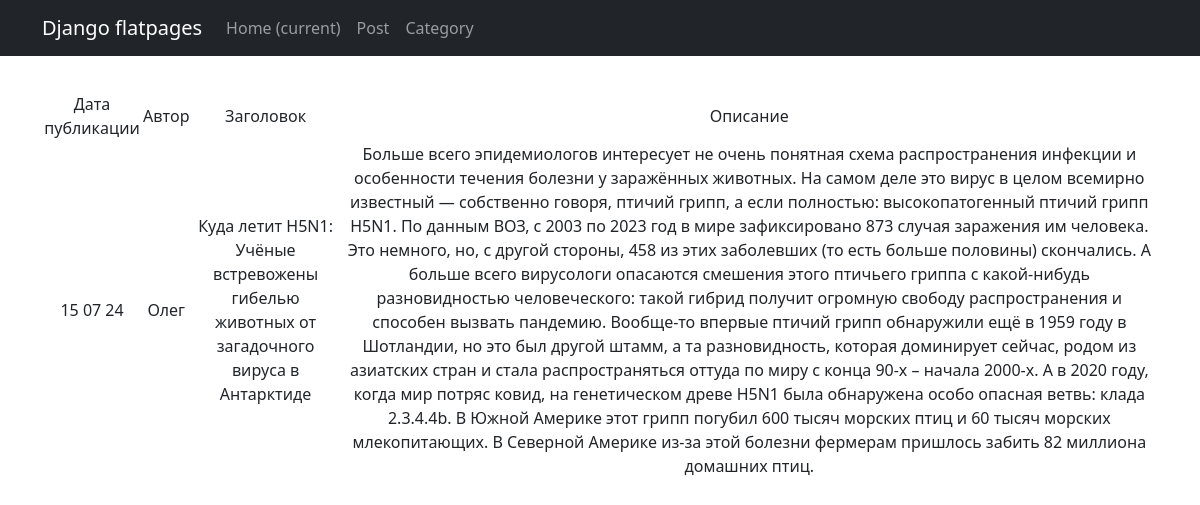
Screenshot of /news/8 with the database file from the repository.
### news/models.py (models this page shows, shortened)
class Post(models.Model):
    article = 'AR'
    news = 'NE'
    POST = [
        (news, 'Новости'),
        (article, 'Статья')
    ]
    author = models.ForeignKey(Author, on_delete=models.CASCADE, related_name='posts')
    field = models.CharField(max_length=2, choices=POST, default=news)
    time_in = models.DateTimeField(auto_now_add=True)
    category = models.ManyToManyField(Category, through='PostCategory')
    title = models.CharField(max_length=250)
    text = models.TextField()
    rating = models.IntegerField(default=0)

class Author(models.Model):
    user = models.OneToOneField(User, on_delete=models.CASCADE)
    rating = models.IntegerField(default=0)

### news/views.py (the view)
# urls.py: path('<int:pk>', PostDetail.as_view(), name='post_detail'),
class PostDetail(DetailView):
    model = Post
    template_name = 'posts.html'
    context_object_name = 'Post'

### news/templatetags/custom_filters.py (called while the page is built)
@register.filter()
def censor(value):
    for word in censor_list:
        value = value.replace(word[1:], '*' * len(word[1:]))
    return value

### templates/posts.html (shortened to what this page needs)
{% extends 'flatpages/default.html' %}
{% load custom_filters %}
{% block content %}
{% if Post %}
        <table width="100%" style="margin-top: 35px">
            <tr>
                <td>Дата публикации</td>
                <td>Автор</td>
                <td>Заголовок</td>
                <td>Описание</td>
            </tr>
            <tr>
                <td>{{ Post.time_in|date:'d m y' }}</td>
                <td>{{ Post.author.user }}</td>
                <td>{{ Post.title|censor }}</td>
                <td>{{ Post.text|censor }}</td>
            </tr>
        </table>
{% endif %}
{% endblock content %}

### rows the page displays
Post: time_in "15 07 24", author.user "Олег", title|censor "Куда летит H5N1: Учёные встревожены гибелью животных от загадочного вируса в Антарктиде", text|censor "Больше всего эпидемиологов интересует не очень понятная схема распространения инфекции и особенности течения болезни у заражённых животных. На самом деле это вирус в целом всемирно известный — собственно говоря, птичий грипп, а если полностью: высокопатогенный птичий грипп H5N1. По данным ВОЗ, с 2003 по 2023 год в мире зафиксировано 873 случая заражения им человека. Это немного, но, с другой стороны, 458 из этих заболевших (то есть больше половины) скончались. А больше всего вирусологи опасаются смешения этого птичьего гриппа с какой-нибудь разновидностью человеческого: такой гибрид получит огромную свободу распространения и способен вызвать пандемию. Вообще-то впервые птичий грипп…"
